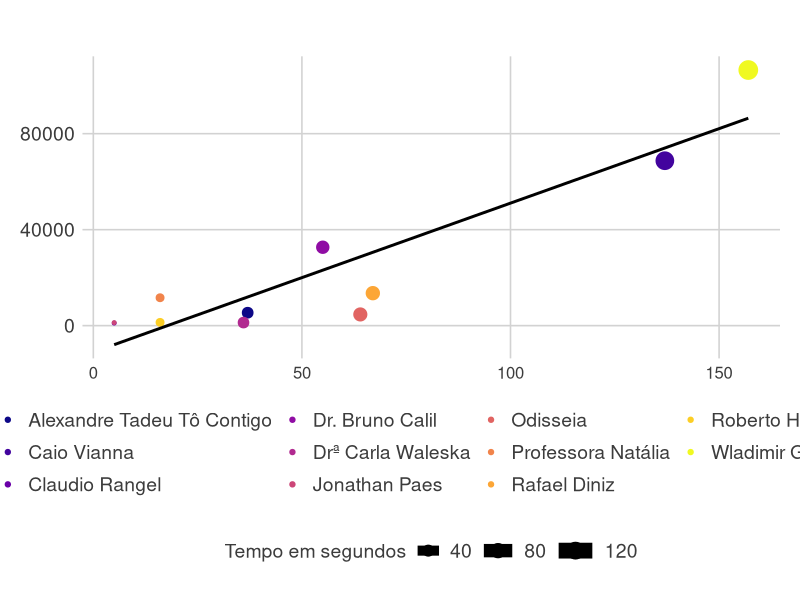
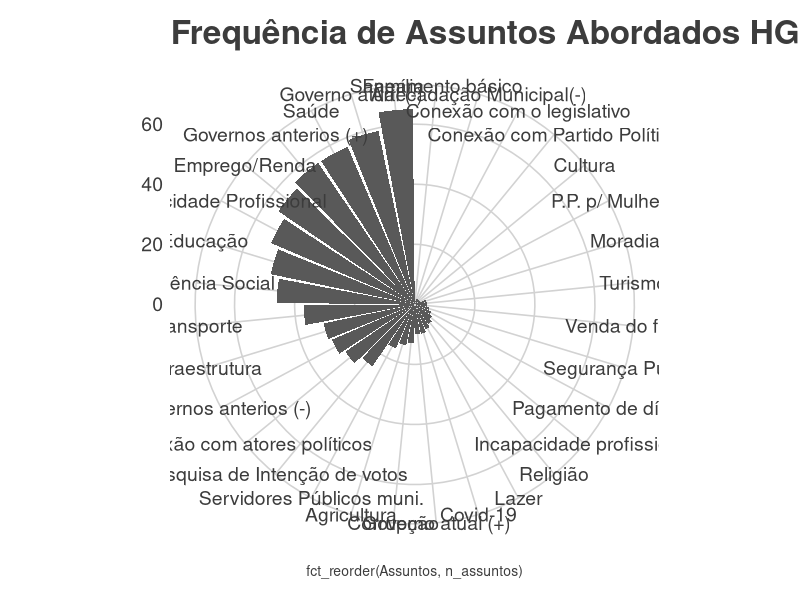
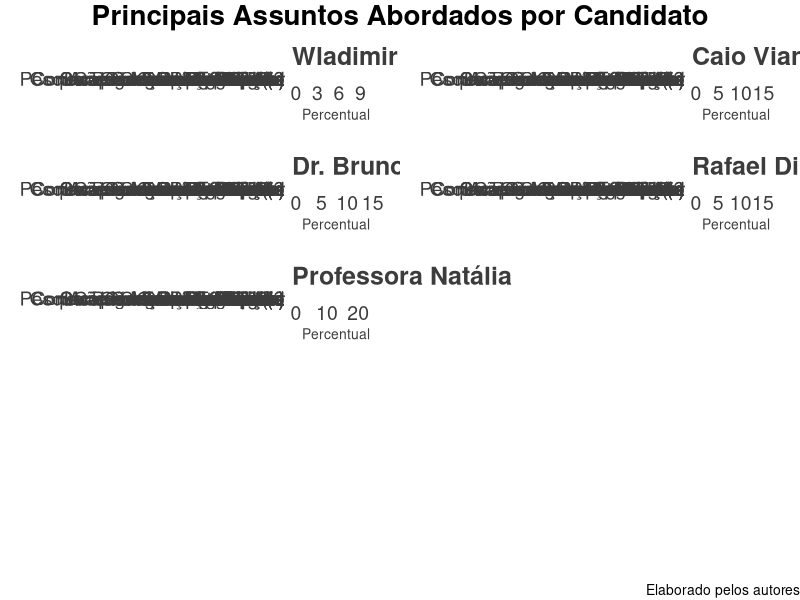

R code for these plots, in order:
## ---- chunk 1
knitr::opts_chunk$set(echo = TRUE)
library(tidyverse)
library(ggthemes)
library(ggpubr) #annotate_figure
library(readxl)

## abrir o banco em csv
tempo_tv <- read_excel("tempo_tv.xlsx")
banco_hgpe <- read_csv("banco-HGPE.csv", 
    col_types = cols(Data = col_date(format = "%d/%m/%Y")))

## ---- chunk 2
ggplot(tempo_tv) +
 aes(x = `Tempo em segundos`, y = `Número de votos`, colour = Candidato, size = `Tempo em segundos`) +
 geom_point()+
 geom_smooth(formula= y ~ x, colour= 'black', method='lm', span = 0.8,se=F)+
 scale_color_viridis_d(option = "C")+
 theme_fivethirtyeight()+ ylab("Número de Votos") + xlab("Tempo de TV em segundos")+
  ylab("Número de Votos") + 
  xlab("Tempo de TV em segundos")+
  labs(title = "", 
       y = NULL,
       x = NULL, col = "", fill = "")+
   theme(axis.title.x = element_text(size = 12), 
         axis.title.y = element_text(size = 12),
        axis.text.y = element_text(size = 14),
        axis.text.x = element_text(size = 12),
        plot.subtitle = element_text(size = 10),
        legend.text = element_text(size = 14),
        title = element_text(size = 14),
        panel.background = element_rect(fill = "white", colour = "white", color = "white"),
        plot.background = element_rect(fill = "white", colour = "white", color = "white"),
        legend.background=element_rect(fill="white"),
        legend.key = element_rect(fill = "white", color = "white"),
        strip.background=element_rect(fill="white", colour="white"))
 
## ---- chunk 3

### Transformou o banco em long 

hgpe_assuntos <- banco_hgpe %>% 
 pivot_longer(cols = starts_with("A_"), names_to = "Assuntos", values_to = "N") 


##transformou em long por assunto e recategorizou as variáveis Assuntos

assuntos_long <- hgpe_assuntos %>% 
  group_by(Assuntos) %>% 
  summarise(n_assuntos = sum(N, na.rm = TRUE))  %>% 
  mutate(perc_assuntos = n_assuntos/sum(n_assuntos)*100, 
         soma = sum(n_assuntos),
        Assuntos=case_when(Assuntos == "A_1"~"Governo atual (-)",
                           Assuntos == "A_2"~"Governo atual (+)", 
                           Assuntos == "A_3"~"Governos anterios (+)",
                           Assuntos == "A_4"~"Governos anterios (-)",
                           Assuntos == "A_5"~"Assistência Social",
                           Assuntos == "A_6"~"Capacidade Profissional", 
                           Assuntos == "A_7"~"Venda do futuro",
                           Assuntos == "A_8"~"Conexão com atores políticos", 
                           Assuntos == "A_9"~"Conexão com Partido Político", 
                           Assuntos == "A_10"~"Corrupção", 
                           Assuntos == "A_11"~"Educação",
                           Assuntos == "A_12"~"Emprego/Renda",
                           Assuntos == "A_13"~"Família",
                           Assuntos == "A_14"~"Lazer",
                           Assuntos == "A_15"~"Moradia",
                           Assuntos == "A_16"~"Pagamento de dívidas",
                           Assuntos == "A_17"~"Arrecadação Municipal(-)",
                           Assuntos == "A_18"~"Saúde",
                           Assuntos == "A_19"~"Transporte",
                           Assuntos == "A_20"~"Religião",
                           Assuntos == "A_21"~"P.P. p/ Mulher",
                           Assuntos == "A_22"~"Cultura",
                           Assuntos == "A_23"~"Covid-19",
                           Assuntos == "A_24"~"Saneamento básico",
                           Assuntos == "A_25"~"Infraestrutura",
                           Assuntos == "A_26"~"Pesquisa de Intenção de votos",
                           Assuntos == "A_27"~"Conexão com o legislativo",
                           Assuntos == "A_28"~"Incapacidade profissional",
                           Assuntos == "A_29"~"Servidores Públicos muni.",
                           Assuntos == "A_30"~"Agricultura",
                           Assuntos == "A_31"~"Segurança Pública",
                           Assuntos == "A_32"~"Turismo")) 




## criou o banco - Percentual de assuntos por candidatos

banco_cand_perc <- hgpe_assuntos %>%
    group_by(Candidatos, Assuntos) %>% 
    summarise(n_assuntos = sum(N, na.rm = TRUE)) %>% 
    group_by(Candidatos) %>% 
    mutate(perc = n_assuntos/sum(n_assuntos)*100,
           perc_100 = sum(perc),
           Assuntos=case_when(Assuntos == "A_1"~"Governo atual (-)",
                           Assuntos == "A_2"~"Governo atual (+)", 
                           Assuntos == "A_3"~"Governos anterios (+)",
                           Assuntos == "A_4"~"Governos anterios (-)",
                           Assuntos == "A_5"~"Assistência Social",
                           Assuntos == "A_6"~"Capacidade Profissional", 
                           Assuntos == "A_7"~"Venda do futuro",
                           Assuntos == "A_8"~"Conexão com atores políticos", 
                           Assuntos == "A_9"~"Conexão com Partido Político", 
                           Assuntos == "A_10"~"Corrupção", 
                           Assuntos == "A_11"~"Educação",
                           Assuntos == "A_12"~"Emprego/Renda",
                           Assuntos == "A_13"~"Família",
                           Assuntos == "A_14"~"Lazer",
                           Assuntos == "A_15"~"Moradia",
                           Assuntos == "A_16"~"Pagamento de dívidas",
                           Assuntos == "A_17"~"Arrecadação Municipal(-)",
                           Assuntos == "A_18"~"Saúde",
                           Assuntos == "A_19"~"Transporte",
                           Assuntos == "A_20"~"Religião",
                           Assuntos == "A_21"~"P.P. p/ Mulher",
                           Assuntos == "A_22"~"Cultura",
                           Assuntos == "A_23"~"Covid-19",
                           Assuntos == "A_24"~"Saneamento básico",
                           Assuntos == "A_25"~"Infraestrutura",
                           Assuntos == "A_26"~"Pesquisa de Intenção de votos",
                           Assuntos == "A_27"~"Conexão com o legislativo",
                           Assuntos == "A_28"~"Incapacidade profissional",
                           Assuntos == "A_29"~"Servidores Públicos muni.",
                           Assuntos == "A_30"~"Agricultura",
                           Assuntos == "A_31"~"Segurança Pública",
                           Assuntos == "A_32"~"Turismo"))



 
 
## ---- chunk 4

assuntos_long %>% 
   ggplot(aes(x = fct_reorder(Assuntos, n_assuntos), y =n_assuntos))+
   geom_bar(stat = "identity")+
   theme_fivethirtyeight()+
   labs(title = "Frequência de Assuntos Abordados HGPE - 2020")+
   theme(axis.title.x = element_text(size = 10), 
        axis.text.y = element_text(size = 14),
        axis.text.x = element_text(size = 14),
        plot.subtitle = element_text(size = 14),
        legend.text = element_text(size = 14),
        title = element_text(size = 16),
        panel.background = element_rect(fill = "white", colour = "white", color = "white"),
        plot.background = element_rect(fill = "white", colour = "white", color = "white"),
        legend.background=element_rect(fill="white"),
        legend.key = element_rect(fill = "white", color = "white"),
        strip.background=element_rect(fill="white", colour="white"))+
  coord_polar()
   
## ---- chunk 5

## ---- chunk 6
## Wladimir Garotinho

fig1 <- banco_cand_perc %>% 
  filter(Candidatos == "Wladimir Garotinho") %>% 
  ggplot(aes(y = fct_reorder(Assuntos, perc), x=perc))+
   geom_bar(stat = "identity")+
   labs(title = "Wladimir Garotinho")+
   theme_fivethirtyeight()+ xlab("Percentual") + 
   theme(axis.title.x = element_text(size = 10), 
        axis.text.y = element_text(size = 14),
        axis.text.x = element_text(size = 14),
        plot.subtitle = element_text(size = 14),
        legend.text = element_text(size = 14),
        panel.background = element_rect(fill = "white", colour = "white", color = "white"),
        plot.background = element_rect(fill = "white", colour = "white", color = "white"),
        legend.background=element_rect(fill="white"),
        strip.background=element_rect(fill="white", colour="white"))

## ---- chunk 7

## Caio Viana

fig2 <- banco_cand_perc %>% 
  filter(Candidatos == "Caio Viana") %>% 
  ggplot(aes(y = fct_reorder(Assuntos, perc), x=perc))+
   geom_bar(stat = "identity")+
   labs(title = "Caio Viana")+
   theme_fivethirtyeight()+ xlab("Percentual") + 
   theme(axis.title.x = element_text(size = 10), 
        axis.text.y = element_text(size = 14),
        axis.text.x = element_text(size = 14),
        plot.subtitle = element_text(size = 14),
        legend.text = element_text(size = 14),
        panel.background = element_rect(fill = "white", colour = "white", color = "white"),
        plot.background = element_rect(fill = "white", colour = "white", color = "white"),
        legend.background=element_rect(fill="white"),
        strip.background=element_rect(fill="white", colour="white"))


## ---- chunk 8

## Dr. Bruno

fig3 <- banco_cand_perc %>% 
  filter(Candidatos == "Dr. Bruno") %>% 
  ggplot(aes(y = fct_reorder(Assuntos, perc), x=perc))+
   geom_bar(stat = "identity")+
   labs(title = "Dr. Bruno")+
   theme_fivethirtyeight()+ xlab("Percentual") + 
   theme(axis.title.x = element_text(size = 10), 
        axis.text.y = element_text(size = 14),
        axis.text.x = element_text(size = 14),
        plot.subtitle = element_text(size = 14),
        legend.text = element_text(size = 14),
        panel.background = element_rect(fill = "white", colour = "white", color = "white"),
        plot.background = element_rect(fill = "white", colour = "white", color = "white"),
        legend.background=element_rect(fill="white"),
        strip.background=element_rect(fill="white", colour="white"))

## ---- chunk 9

## Rafael Diniz

fig4 <- banco_cand_perc %>% 
  filter(Candidatos == "Rafael Diniz") %>% 
  ggplot(aes(y = fct_reorder(Assuntos, perc), x=perc))+
   geom_bar(stat = "identity")+
   labs(title = "Rafael Diniz")+
   theme_fivethirtyeight()+ xlab("Percentual") + 
   theme(axis.title.x = element_text(size = 10), 
        axis.text.y = element_text(size = 14),
        axis.text.x = element_text(size = 14),
        plot.subtitle = element_text(size = 14),
        legend.text = element_text(size = 14),
        panel.background = element_rect(fill = "white", colour = "white", color = "white"),
        plot.background = element_rect(fill = "white", colour = "white", color = "white"),
        legend.background=element_rect(fill="white"),
        strip.background=element_rect(fill="white", colour="white"))
## ---- chunk 10

## Professora Natália

fig5 <- banco_cand_perc %>% 
  filter(Candidatos == "Professora Natália") %>% 
  ggplot(aes(y = fct_reorder(Assuntos, perc), x=perc))+
   geom_bar(stat = "identity")+
   labs(title = "Professora Natália")+
   theme_fivethirtyeight()+ xlab("Percentual") + 
   theme(axis.title.x = element_text(size = 10), 
        axis.text.y = element_text(size = 14),
        axis.text.x = element_text(size = 14),
        plot.subtitle = element_text(size = 14),
        legend.text = element_text(size = 14),
        panel.background = element_rect(fill = "white", colour = "white", color = "white"),
        plot.background = element_rect(fill = "white", colour = "white", color = "white"),
        legend.background=element_rect(fill="white"),
        strip.background=element_rect(fill="white", colour="white"))

## ---- chunk 11

figure2 <- ggarrange(fig1, fig2, fig3, fig4, fig5, ncol=2, nrow=5, common.legend = TRUE, legend="bottom")

annotate_figure(figure2,
               top = text_grob("Principais Assuntos Abordados por Candidato", color = "black", face = "bold", size = 20),
               bottom = text_grob("Elaborado pelos autores", color = "black",
                                  hjust = 1, x = 1, size = 10))
